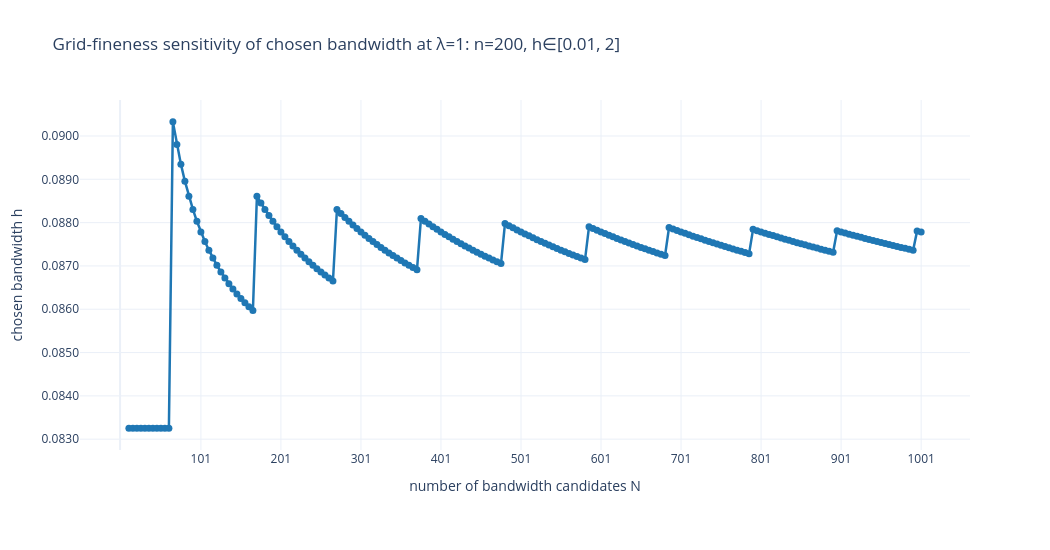

Write notebook code for a chart like this one.
### Markdown cell above
### Grid-fineness sensitivity at $\lambda=1$

This experiment reuses the same fixed sample and bandwidth interval while varying the number $N=11,16,\ldots,1001$ of geometrically spaced bandwidth candidates. It plots $N$ against the chosen bandwidth $h$ at $\lambda=1$. The hover information also reports the selected grid index and normalized grid position.

### Code cell
stationary_example_grid_fineness_lambda = 1.0
stationary_example_grid_fineness_N_values = np.arange(
    11, 1002, 5, dtype=int
)
stationary_example_grid_fineness_tick_values = np.arange(
    101, 1002, 100, dtype=int
)
stationary_example_grid_fineness_selected_indices = np.empty(
    len(stationary_example_grid_fineness_N_values), dtype=int
)
stationary_example_grid_fineness_selected_bandwidths = np.empty(
    len(stationary_example_grid_fineness_N_values), dtype=float
)

for position, current_N in enumerate(
    stationary_example_grid_fineness_N_values
):
    current_grid = bandwidth_grid_linear_in_psi_beta(
        h_min=stationary_example_h_min,
        h_max=stationary_example_h_max,
        beta=2.0,
        grid_size=int(current_N),
    )
    current_similarity = beta2_similarity_matrix_fft(
        samples=stationary_example_samples,
        h_grid=current_grid,
        tau=stationary_example_grid_fineness_lambda,
        half_width=stationary_example_half_width,
        spatial_points=stationary_example_spatial_points,
    )
    current_stationary_mass = doob_stationary_mass(
        current_similarity
    )
    current_selected_index = int(
        np.argmax(current_stationary_mass)
    )
    stationary_example_grid_fineness_selected_indices[
        position
    ] = current_selected_index
    stationary_example_grid_fineness_selected_bandwidths[
        position
    ] = current_grid[current_selected_index]

stationary_example_grid_fineness_normalized_indices = (
    stationary_example_grid_fineness_selected_indices
    / (stationary_example_grid_fineness_N_values - 1)
)
stationary_example_grid_fineness_customdata = np.column_stack(
    (
        stationary_example_grid_fineness_selected_indices,
        stationary_example_grid_fineness_normalized_indices,
    )
)

stationary_example_grid_fineness_figure = go.Figure(
    go.Scatter(
        x=stationary_example_grid_fineness_N_values,
        y=stationary_example_grid_fineness_selected_bandwidths,
        customdata=stationary_example_grid_fineness_customdata,
        mode="lines+markers",
        line=dict(color="#1f77b4", width=2.5),
        marker=dict(size=7),
        hovertemplate=(
            "N=%{x}"
            "<br>chosen bandwidth h=%{y:.6g}"
            "<br>chosen grid index=%{customdata[0]:.0f}"
            "<br>normalized index=%{customdata[1]:.6f}"
            "<extra></extra>"
        ),
    )
)
stationary_example_grid_fineness_figure.update_xaxes(
    title_text="number of bandwidth candidates N",
    tickmode="array",
    tickvals=stationary_example_grid_fineness_tick_values,
)
stationary_example_grid_fineness_figure.update_yaxes(
    title_text="chosen bandwidth h",
    tickformat=".4f",
)
stationary_example_grid_fineness_figure.update_layout(
    title=(
        "Grid-fineness sensitivity of chosen bandwidth at λ=1: "
        f"n={stationary_example_n}, "
        f"h∈[{stationary_example_h_min:g}, "
        f"{stationary_example_h_max:g}]"
    ),
    width=1050,
    height=550,
    template="plotly_white",
    showlegend=False,
    margin=dict(t=100, b=100),
)
stationary_example_grid_fineness_figure.show()

### Figure 1 — Plotly figure (JSON) as saved in the notebook; plotly's stock layout.template omitted (floating-point values rounded to 4 significant figures; data arrays with more than 128 entries replaced by an {"elided": "..."} marker saying what was removed)
{"data": [{"customdata": {"elided": "199x2 float values"}, "hovertemplate": "N=%{x}<br>chosen bandwidth h=%{y:.6g}<br>chosen grid index=%{customdata[0]:.0f}<br>normalized index=%{customdata[1]:.6f}<extra></extra>", "line": {"color": "#1f77b4", "width": 2.5}, "marker": {"size": 7}, "mode": "lines+markers", "type": "scatter", "x": {"elided": "199 int values"}, "y": {"elided": "199 float values"}}], "layout": {"height": 550, "margin": {"b": 100, "t": 100}, "showlegend": false, "title": {"text": "Grid-fineness sensitivity of chosen bandwidth at λ=1: n=200, h∈[0.01, 2]"}, "width": 1050, "xaxis": {"tickmode": "array", "tickvals": [101, 201, 301, 401, 501, 601, 701, 801, 901, 1001], "title": {"text": "number of bandwidth candidates N"}}, "yaxis": {"tickformat": ".4f", "title": {"text": "chosen bandwidth h"}}}}
